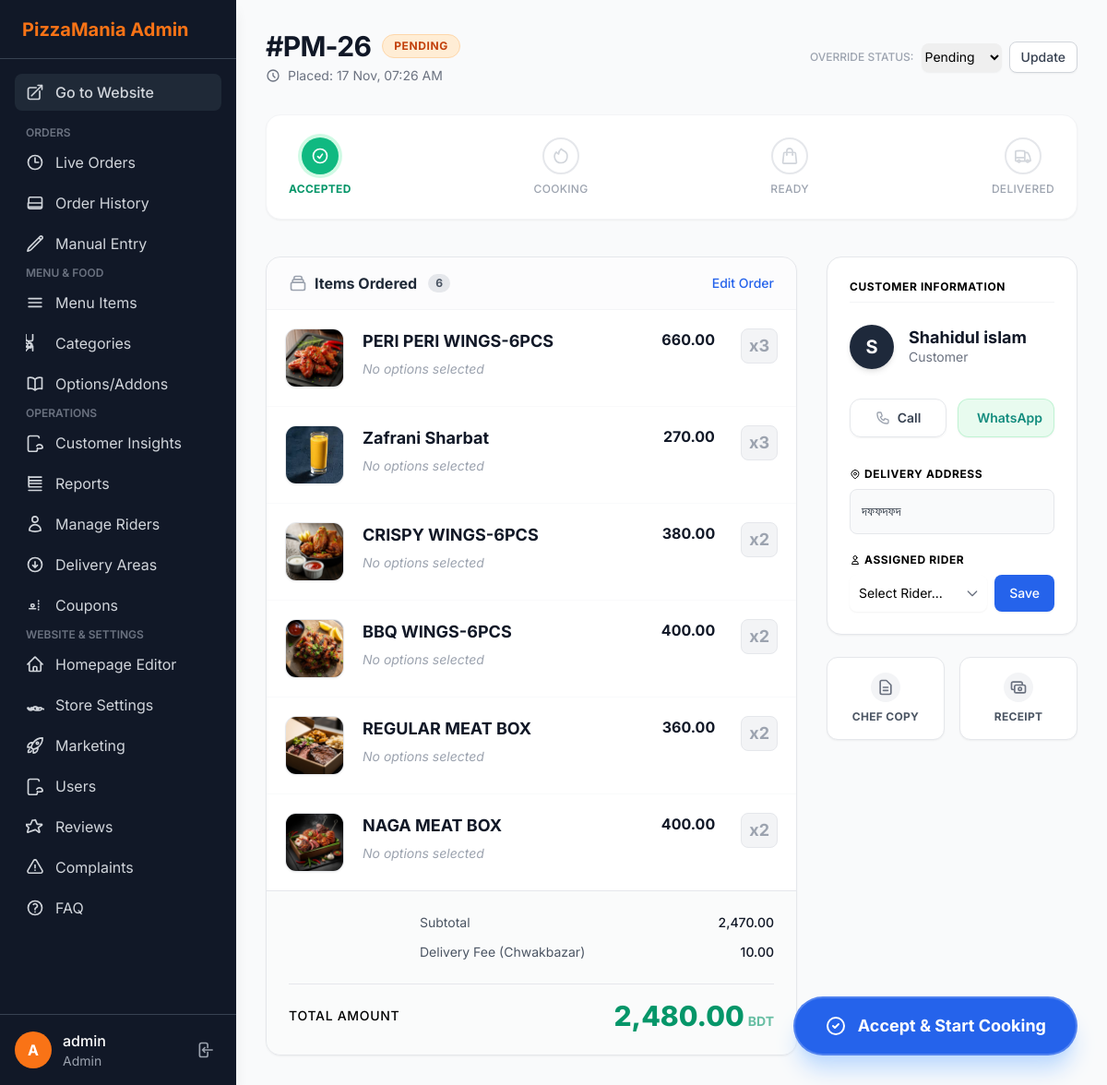
The app's page /admin/order_details.php?id=26 (signed in) with its own data.
### tables this page shows
CREATE TABLE IF NOT EXISTS `orders` (
  `id` int NOT NULL AUTO_INCREMENT,
  `customer_name` varchar(100) NOT NULL,
  `customer_phone` varchar(50) NOT NULL,
  `customer_address` text NOT NULL,
  `order_note` text,
  `delivery_area_id` int NOT NULL,
  `subtotal` decimal(10,2) NOT NULL,
  `delivery_fee` decimal(10,2) NOT NULL,
  `delivery_adjustment` decimal(10,2) NOT NULL DEFAULT '0.00',
  `total_amount` decimal(10,2) NOT NULL,
  `order_status` enum('Pending','Preparing','Ready','Delivered','Cancelled') NOT NULL DEFAULT 'Pending',
  `order_time` timestamp NOT NULL DEFAULT CURRENT_TIMESTAMP,
  `rider_name` varchar(100) DEFAULT NULL,
  `coupon_id` int DEFAULT NULL,
  `discount_type` enum('none','percentage','fixed') NOT NULL DEFAULT 'none',
  `discount_amount` decimal(10,2) NOT NULL DEFAULT '0.00',
  PRIMARY KEY (`id`),
  KEY `delivery_area_id` (`delivery_area_id`),
  KEY `fk_order_coupon` (`coupon_id`)
);

CREATE TABLE IF NOT EXISTS `order_items` (
  `id` int NOT NULL AUTO_INCREMENT,
  `order_id` int NOT NULL,
  `menu_item_id` int DEFAULT NULL,
  `quantity` int NOT NULL,
  `base_price` decimal(10,2) NOT NULL,
  `total_price` decimal(10,2) NOT NULL,
  PRIMARY KEY (`id`),
  KEY `order_id` (`order_id`),
  KEY `menu_item_id` (`menu_item_id`)
);

CREATE TABLE IF NOT EXISTS `delivery_areas` (
  `id` int NOT NULL AUTO_INCREMENT,
  `area_name` varchar(150) NOT NULL,
  `base_charge` decimal(10,2) NOT NULL,
  `is_active` tinyint(1) NOT NULL DEFAULT '1',
  PRIMARY KEY (`id`)
);

### admin/order_details.php (the view, shortened to what the rows shown need)
<?php
require_once('header.php');
$order_id = (int)($_GET['id'] ?? 0);
$stmt = $db->prepare("SELECT o.*, da.area_name, da.base_charge FROM orders o LEFT JOIN delivery_areas da ON o.delivery_area_id = da.id WHERE o.id = ?");
$stmt->bind_param('i', $order_id);
$stmt->execute();
$order = $stmt->get_result()->fetch_assoc();
$items = [];
$stmt = $db->prepare("SELECT * FROM order_items WHERE order_id = ?");
$stmt->bind_param('i', $order_id);
$stmt->execute();
$res = $stmt->get_result();
while ($row = $res->fetch_assoc()) {
    $img_q = $db->query("SELECT image, name FROM menu_items WHERE id = {$row['menu_item_id']}");
    $img_data = $img_q->fetch_assoc();
    $row['image'] = $img_data['image'] ?? '';
    $row['real_name'] = $img_data['name'] ?? '[Deleted]';
    $opts = [];
    $row['opts'] = $opts;
    $items[] = $row;
}
$badge_colors = [
    'Pending' => 'bg-orange-100 text-orange-700 border-orange-200',
    'Preparing' => 'bg-blue-100 text-blue-700 border-blue-200',
    'Ready' => 'bg-purple-100 text-purple-700 border-purple-200',
    'Delivered' => 'bg-emerald-100 text-emerald-700 border-emerald-200',
    'Cancelled' => 'bg-red-100 text-red-700 border-red-200',
];
$status_badge_class = $badge_colors[$order['order_status']] ?? 'bg-gray-100 text-gray-700 border-gray-200';
$next_action = '';
$btn_color = 'bg-orange-500 hover:bg-orange-600';
if ($order['order_status'] == 'Pending') {
    $next_action = 'Accept & Start Cooking';
    $btn_color = 'bg-blue-600 hover:bg-blue-700 shadow-blue-200';
} elseif ($order['order_status'] == 'Preparing') {
    $next_action = 'Mark Ready for Pickup';
    $next_status = 'Ready';
    $btn_color = 'bg-purple-600 hover:bg-purple-700 shadow-purple-200';
} elseif ($order['order_status'] == 'Ready') {
    $next_action = 'Mark as Delivered';
    $next_status = 'Delivered';
    $btn_color = 'bg-emerald-600 hover:bg-emerald-700 shadow-emerald-200';
}
?>
<div class="flex flex-col md:flex-row md:items-center justify-between gap-4 mb-8">
    <div>
        <div class="flex items-center gap-3">
            <h1 class="text-3xl font-bold text-gray-900 tracking-tight">#PM-<?php echo $order['id']; ?></h1>
            <span class="px-3 py-1 rounded-full text-xs font-bold border uppercase tracking-wider <?php echo $status_badge_class; ?>">
                <?php echo $order['order_status']; ?>
            </span>
        </div>
        <div class="flex items-center text-sm text-gray-500 mt-1 gap-2">
            <svg class="w-4 h-4" fill="none" stroke="currentColor" viewBox="0 0 24 24"><path stroke-linecap="round" stroke-linejoin="round" stroke-width="2" d="M12 8v4l3 3m6-3a9 9 0 11-18 0 9 9 0 0118 0z"></path></svg>
            Placed: <?php echo date('d M, h:i A', strtotime($order['order_time'])); ?>
        </div>
    </div>
    <form method="POST" class="flex gap-2 items-center">
        <span class="text-xs font-medium text-gray-400 uppercase">Override Status:</span>
        <select name="new_status" class="text-sm border-gray-300 rounded-lg shadow-sm focus:border-gray-500 focus:ring-gray-500 py-1.5">
            <option value="Pending" <?php echo ($order['order_status']=='Pending')?'selected':''; ?>>Pending</option>
        </select>
        <button type="submit" name="update_status" class="bg-white hover:bg-gray-50 text-gray-700 px-3 py-1.5 rounded-lg text-sm font-medium border border-gray-300 shadow-sm transition-colors">Update</button>
    </form>
</div>
<div class="grid grid-cols-1 lg:grid-cols-3 gap-8">
    <div class="lg:col-span-2 space-y-6">
        <div class="bg-white rounded-2xl shadow-sm border border-gray-200 overflow-hidden">
            <div class="px-6 py-4 border-b border-gray-100 flex justify-between items-center bg-gray-50/50">
                <h2 class="font-bold text-gray-800 flex items-center gap-2">
                    Items Ordered <span class="bg-gray-200 text-gray-600 text-xs py-0.5 px-2 rounded-full ml-1"><?php echo count($items); ?></span>
                </h2>
            </div>
            <div class="divide-y divide-gray-50">
                <?php foreach ($items as $item):
                    $img_src = !empty($item['image']) ? BASE_URL . $item['image'] : 'https://placehold.co/100x100/EFEFEF/AAAAAA?text=No+Image';
                ?>
                <div class="p-5 hover:bg-gray-50 transition-colors flex items-start gap-5">
                    <div class="w-16 h-16 rounded-xl bg-gray-100 flex-shrink-0 overflow-hidden border border-gray-200 shadow-sm">
                        <img src="<?php echo e($img_src); ?>" class="w-full h-full object-cover" alt="Item">
                    </div>
                    <div class="flex-1 min-w-0">
                        <div class="flex justify-between items-start">
                            <h3 class="font-bold text-gray-900 text-lg truncate pr-4"><?php echo e($item['real_name']); ?></h3>
                            <span class="font-bold text-gray-900 whitespace-nowrap"><?php echo number_format($item['total_price'], 2); ?></span>
                        </div>
                        <div class="mt-1.5 flex flex-wrap gap-2">
                            <?php if (!empty($item['opts'])): ?>
                                <?php foreach ($item['opts'] as $opt): ?>
                                <span class="inline-flex items-center px-2.5 py-0.5 rounded-md text-xs font-medium bg-orange-50 text-orange-700 border border-orange-100">
                                    <?php echo e($opt['option_name']); ?> (+<?php echo number_format($opt['option_price'], 2); ?>)
                                </span>
                                <?php endforeach; ?>
                            <?php else: ?>
                                <span class="text-sm text-gray-400 italic">No options selected</span>
                            <?php endif; ?>
                        </div>
                    </div>
                    <div class="text-lg font-bold text-gray-400 ml-2 bg-gray-100 px-2 py-1 rounded-lg border border-gray-200">x<?php echo $item['quantity']; ?></div>
                </div>
                <?php endforeach; ?>
            </div>
            <div class="bg-gray-50/80 p-6 border-t border-gray-200">
                <div class="space-y-3 text-sm text-gray-600 max-w-sm ml-auto">
                    <div class="flex justify-between"><span>Subtotal</span><span class="font-medium text-gray-900"><?php echo number_format($order['subtotal'], 2); ?></span></div>
                    <div class="flex justify-between">
                        <span>Delivery Fee (<?php echo e($order['area_name']); ?>)</span>
                        <span class="font-medium text-gray-900"><?php echo number_format($order['delivery_fee'], 2); ?></span>
                    </div>
                </div>
                <div class="mt-6 pt-4 border-t border-gray-200 flex justify-between items-center">
                    <div class="text-sm font-medium text-black-500 uppercase tracking-wider">Total Amount</div>
                    <div class="font-extrabold text-3xl text-emerald-600 flex items-baseline gap-1">
                        <?php echo number_format($order['total_amount'], 2); ?> <span class="text-sm font-bold text-emerald-600/60">BDT</span>
                    </div>
                </div>
            </div>
        </div>
    </div>
    <div class="space-y-6">
        <div class="bg-white rounded-2xl shadow-sm border border-gray-200 p-6">
            <div class="flex items-center gap-4 mb-8">
                <div class="w-12 h-12 rounded-full bg-slate-800 text-white flex items-center justify-center font-bold text-xl shadow-md">
                    <?php echo strtoupper(substr($order['customer_name'], 0, 1)); ?>
                </div>
                <div>
                    <p class="font-bold text-gray-900 text-lg leading-tight"><?php echo e($order['customer_name']); ?></p>
                    <p class="text-sm text-gray-500">Customer</p>
                </div>
            </div>
            <div class="space-y-5">
                <div>
                    <label class="text-xs text-black font-bold uppercase tracking-wider flex items-center gap-1 mb-2">
    Delivery Address
</label>
                    <div class="bg-gray-50 p-3 rounded-lg border border-gray-200 text-sm text-gray-800 leading-relaxed">
                        <?php echo e($order['customer_address']); ?>
                    </div>
                </div>
            </div>
        </div>
    </div>
</div>
<?php if (!empty($next_action)): ?>
<div class="hidden md:block fixed bottom-8 right-8 z-40">
    <form method="POST">
        <button type="submit" name="update_status" class="<?php echo $btn_color; ?> text-white font-bold py-4 px-8 rounded-full shadow-xl hover:shadow-2xl hover:scale-105 transition transform flex items-center gap-3 text-lg border-2 border-white/20">
            <svg class="w-6 h-6" fill="none" stroke="currentColor" viewBox="0 0 24 24"><path stroke-linecap="round" stroke-linejoin="round" stroke-width="2" d="M9 12l2 2 4-4m6 2a9 9 0 11-18 0 9 9 0 0118 0z"></path></svg>
            <?php echo $next_action; ?>
        </button>
    </form>
</div>
<?php endif; ?>
<?php require_once('footer.php'); ?>

### records on screen
orders: id "26", order_status "PENDING", order_time "17 Nov, 07:26 AM", new_status "Pending", subtotal "2,470.00", delivery_area.area_name "Chwakbazar", delivery_fee "10.00", total_amount "2,480.00", customer_name "S", customer_name "Shahidul islam", customer_address "দফফদফদ", order_status "Accept & Start Cooking"
order_items: shows a picture, real_name "PERI PERI WINGS-6PCS", total_price "660.00", quantity "3"
order_items: shows a picture, real_name "Zafrani Sharbat", total_price "270.00", quantity "3"
order_items: shows a picture, real_name "CRISPY WINGS-6PCS", total_price "380.00", quantity "2"
order_items: shows a picture, real_name "BBQ WINGS-6PCS", total_price "400.00", quantity "2"
order_items: shows a picture, real_name "REGULAR MEAT BOX", total_price "360.00", quantity "2"
order_items: shows a picture, real_name "NAGA MEAT BOX", total_price "400.00", quantity "2"

### other values on screen
$user_initial "A"
$username "admin"
$user_role "Admin"
$data['label'] "ACCEPTED"
$data['label'] "COOKING"
$data['label'] "READY"
$data['label'] "DELIVERED"
count($items) "6"
